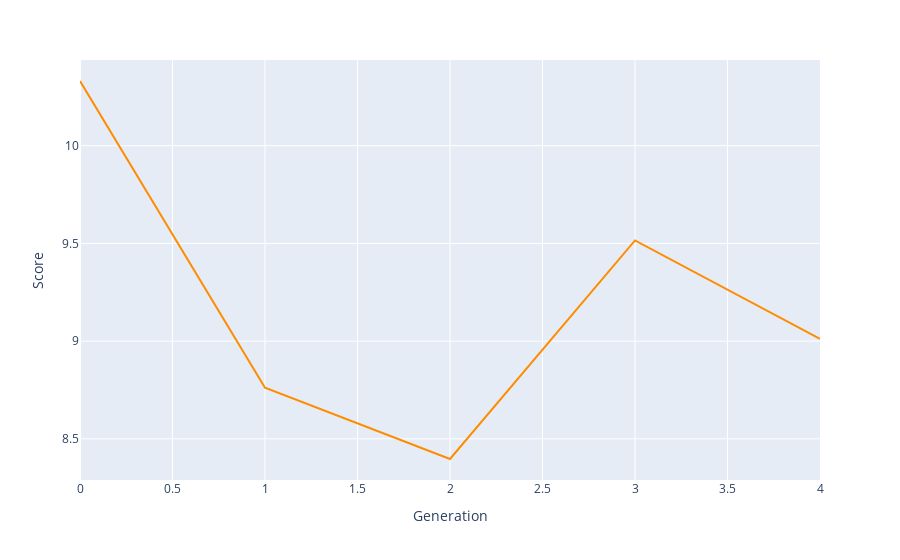

The cell this chart's notebook holds for it:
### Code cell
bestRankDF = pd.DataFrame(bestRank, columns=['Score', 'Schedule'])
bestRank
bestRankDF['Generation'] = bestRankDF.index.values
fig = px.line(bestRankDF, x='Generation', y='Score', hover_data=['Schedule'])
fig.update_traces(line_color='DarkOrange')
fig.show()
fileName = f'p{popSize}g{generations}n{nSwaps}.html'
fig.write_html(f'charts/{fileName}', include_plotlyjs="cdn")

### Figure 1 — Plotly figure (JSON) as saved in the notebook; plotly's stock layout.template omitted (floating-point values rounded to 4 significant figures; data arrays with more than 128 entries replaced by an {"elided": "..."} marker saying what was removed)
{"data": [{"customdata": {"elided": "5x1x48 int values"}, "hovertemplate": "Generation=%{x}<br>Score=%{y}<br>Schedule=%{customdata[0]}<extra></extra>", "legendgroup": "", "line": {"color": "DarkOrange", "dash": "solid"}, "marker": {"symbol": "circle"}, "mode": "lines", "name": "", "orientation": "v", "showlegend": false, "type": "scatter", "x": [0, 1, 2, 3, 4], "xaxis": "x", "y": [10.33, 8.761, 8.397, 9.515, 9.011], "yaxis": "y"}], "layout": {"legend": {"tracegroupgap": 0}, "margin": {"t": 60}, "xaxis": {"anchor": "y", "domain": [0, 1], "title": {"text": "Generation"}}, "yaxis": {"anchor": "x", "domain": [0, 1], "title": {"text": "Score"}}}}
